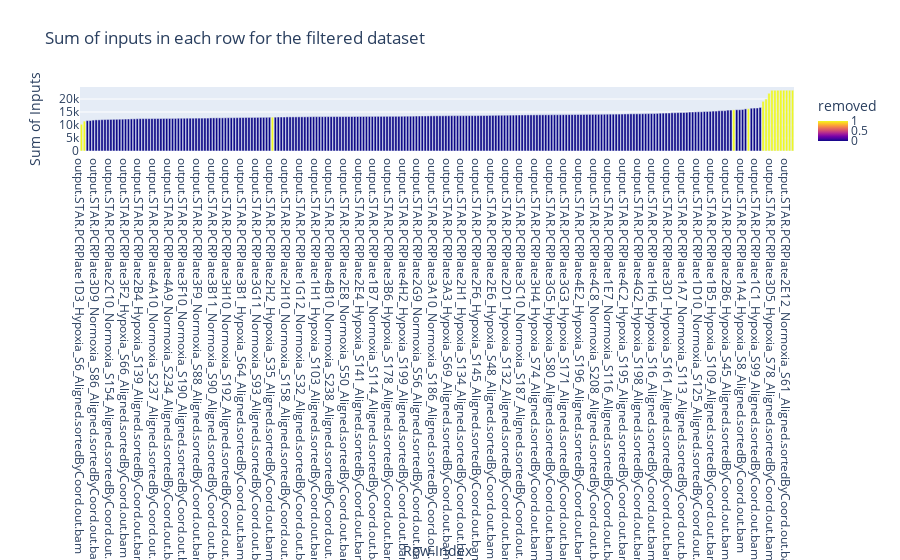

Notebook code cell kept with this figure:
### Code cell
# Compute the number of nonzero values in each row for the non-removed rows
rows_low_count = pd.DataFrame((hcc_smartS_raw < 3).sum(axis=1))

rows_low_count["removed"] = rows_low_count.index.isin(removed_rows) * 1


import plotly.express as px
# Visualize with Plotly
fig = px.bar(rows_low_count.sort_values(by=0), title="Sum of inputs in each row for the filtered dataset", color="removed")
fig.update_layout(
    xaxis_title="Row Index",
yaxis_title="Sum of Inputs",
)
fig.show()

### Figure 1 — Plotly figure (JSON) as saved in the notebook; plotly's stock layout.template omitted (floating-point values rounded to 4 significant figures; data arrays with more than 128 entries replaced by an {"elided": "..."} marker saying what was removed)
{"data": [{"alignmentgroup": "True", "hovertemplate": "index=%{x}<br>value=%{y}<br>removed=%{marker.color}<extra></extra>", "legendgroup": "", "marker": {"color": {"elided": "243 int values"}, "coloraxis": "coloraxis", "pattern": {"shape": ""}}, "name": "", "offsetgroup": "", "orientation": "v", "showlegend": false, "textposition": "auto", "type": "bar", "x": {"elided": "243 str values"}, "xaxis": "x", "y": {"elided": "243 int values"}, "yaxis": "y"}], "layout": {"barmode": "relative", "coloraxis": {"colorbar": {"title": {"text": "removed"}}, "colorscale": [[0, "#0d0887"], [0.1111, "#46039f"], [0.2222, "#7201a8"], [0.3333, "#9c179e"], [0.4444, "#bd3786"], [0.5556, "#d8576b"], [0.6667, "#ed7953"], [0.7778, "#fb9f3a"], [0.8889, "#fdca26"], [1, "#f0f921"]]}, "legend": {"tracegroupgap": 0}, "title": {"text": "Sum of inputs in each row for the filtered dataset"}, "xaxis": {"anchor": "y", "domain": [0, 1], "title": {"text": "Row Index"}}, "yaxis": {"anchor": "x", "domain": [0, 1], "title": {"text": "Sum of Inputs"}}}}
